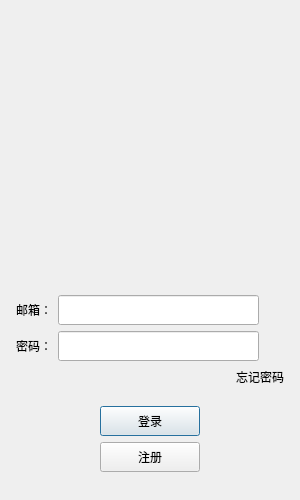
<?xml version="1.0" encoding="UTF-8"?>
<ui version="4.0">
 <class>LoginDialog</class>
 <widget class="QDialog" name="LoginDialog">
  <property name="geometry">
   <rect>
    <x>0</x>
    <y>0</y>
    <width>300</width>
    <height>500</height>
   </rect>
  </property>
  <property name="minimumSize">
   <size>
    <width>300</width>
    <height>500</height>
   </size>
  </property>
  <property name="maximumSize">
   <size>
    <width>300</width>
    <height>500</height>
   </size>
  </property>
  <property name="windowTitle">
   <string>Dialog</string>
  </property>
  <layout class="QVBoxLayout" name="verticalLayout_3">
   <item>
    <layout class="QVBoxLayout" name="verticalLayout_2">
     <property name="leftMargin">
      <number>5</number>
     </property>
     <property name="topMargin">
      <number>5</number>
     </property>
     <property name="rightMargin">
      <number>5</number>
     </property>
     <property name="bottomMargin">
      <number>5</number>
     </property>
     <item>
      <widget class="QLabel" name="err_tip">
       <property name="minimumSize">
        <size>
         <width>0</width>
         <height>25</height>
        </size>
       </property>
       <property name="maximumSize">
        <size>
         <width>16777215</width>
         <height>25</height>
        </size>
       </property>
       <property name="text">
        <string/>
       </property>
       <property name="alignment">
        <set>Qt::AlignCenter</set>
       </property>
      </widget>
     </item>
     <item>
      <widget class="QWidget" name="head_widget" native="true">
       <property name="minimumSize">
        <size>
         <width>200</width>
         <height>230</height>
        </size>
       </property>
       <layout class="QGridLayout" name="gridLayout">
        <item row="1" column="0">
         <widget class="QLabel" name="head_label">
          <property name="minimumSize">
           <size>
            <width>200</width>
            <height>200</height>
           </size>
          </property>
          <property name="maximumSize">
           <size>
            <width>200</width>
            <height>200</height>
           </size>
          </property>
          <property name="text">
           <string/>
          </property>
         </widget>
        </item>
       </layout>
      </widget>
     </item>
     <item>
      <spacer name="verticalSpacer_3">
       <property name="orientation">
        <enum>Qt::Vertical</enum>
       </property>
       <property name="sizeHint" stdset="0">
        <size>
         <width>20</width>
         <height>40</height>
        </size>
       </property>
      </spacer>
     </item>
     <item>
      <layout class="QHBoxLayout" name="horizontalLayout_2">
       <item>
        <widget class="QLabel" name="email_lb">
         <property name="minimumSize">
          <size>
           <width>0</width>
           <height>25</height>
          </size>
         </property>
         <property name="maximumSize">
          <size>
           <width>16777215</width>
           <height>25</height>
          </size>
         </property>
         <property name="text">
          <string>邮箱：</string>
         </property>
        </widget>
       </item>
       <item>
        <widget class="QLineEdit" name="email_edit">
         <property name="minimumSize">
          <size>
           <width>0</width>
           <height>30</height>
          </size>
         </property>
         <property name="maximumSize">
          <size>
           <width>16777215</width>
           <height>30</height>
          </size>
         </property>
        </widget>
       </item>
       <item>
        <spacer name="horizontalSpacer_6">
         <property name="orientation">
          <enum>Qt::Horizontal</enum>
         </property>
         <property name="sizeType">
          <enum>QSizePolicy::Fixed</enum>
         </property>
         <property name="sizeHint" stdset="0">
          <size>
           <width>25</width>
           <height>20</height>
          </size>
         </property>
        </spacer>
       </item>
      </layout>
     </item>
     <item>
      <layout class="QHBoxLayout" name="horizontalLayout_3">
       <item>
        <widget class="QLabel" name="pass_label">
         <property name="minimumSize">
          <size>
           <width>0</width>
           <height>25</height>
          </size>
         </property>
         <property name="maximumSize">
          <size>
           <width>16777215</width>
           <height>25</height>
          </size>
         </property>
         <property name="text">
          <string>密码：</string>
         </property>
        </widget>
       </item>
       <item>
        <widget class="QLineEdit" name="pass_edit">
         <property name="minimumSize">
          <size>
           <width>0</width>
           <height>30</height>
          </size>
         </property>
         <property name="maximumSize">
          <size>
           <width>16777215</width>
           <height>30</height>
          </size>
         </property>
        </widget>
       </item>
       <item>
        <spacer name="horizontalSpacer_7">
         <property name="orientation">
          <enum>Qt::Horizontal</enum>
         </property>
         <property name="sizeType">
          <enum>QSizePolicy::Fixed</enum>
         </property>
         <property name="sizeHint" stdset="0">
          <size>
           <width>25</width>
           <height>20</height>
          </size>
         </property>
        </spacer>
       </item>
      </layout>
     </item>
     <item>
      <layout class="QHBoxLayout" name="horizontalLayout_4">
       <item>
        <spacer name="horizontalSpacer">
         <property name="orientation">
          <enum>Qt::Horizontal</enum>
         </property>
         <property name="sizeHint" stdset="0">
          <size>
           <width>40</width>
           <height>20</height>
          </size>
         </property>
        </spacer>
       </item>
       <item>
        <widget class="ClickedLabel" name="forget_label">
         <property name="text">
          <string>忘记密码</string>
         </property>
        </widget>
       </item>
      </layout>
     </item>
     <item>
      <spacer name="verticalSpacer_2">
       <property name="orientation">
        <enum>Qt::Vertical</enum>
       </property>
       <property name="sizeHint" stdset="0">
        <size>
         <width>20</width>
         <height>40</height>
        </size>
       </property>
      </spacer>
     </item>
     <item>
      <layout class="QHBoxLayout" name="horizontalLayout_5">
       <item>
        <spacer name="horizontalSpacer_2">
         <property name="orientation">
          <enum>Qt::Horizontal</enum>
         </property>
         <property name="sizeHint" stdset="0">
          <size>
           <width>40</width>
           <height>20</height>
          </size>
         </property>
        </spacer>
       </item>
       <item>
        <widget class="QPushButton" name="login_btn">
         <property name="minimumSize">
          <size>
           <width>100</width>
           <height>30</height>
          </size>
         </property>
         <property name="text">
          <string>登录</string>
         </property>
        </widget>
       </item>
       <item>
        <spacer name="horizontalSpacer_3">
         <property name="orientation">
          <enum>Qt::Horizontal</enum>
         </property>
         <property name="sizeHint" stdset="0">
          <size>
           <width>40</width>
           <height>20</height>
          </size>
         </property>
        </spacer>
       </item>
      </layout>
     </item>
     <item>
      <layout class="QHBoxLayout" name="horizontalLayout_6">
       <item>
        <spacer name="horizontalSpacer_4">
         <property name="orientation">
          <enum>Qt::Horizontal</enum>
         </property>
         <property name="sizeHint" stdset="0">
          <size>
           <width>40</width>
           <height>20</height>
          </size>
         </property>
        </spacer>
       </item>
       <item>
        <widget class="QPushButton" name="reg_btn">
         <property name="minimumSize">
          <size>
           <width>100</width>
           <height>30</height>
          </size>
         </property>
         <property name="text">
          <string>注册</string>
         </property>
        </widget>
       </item>
       <item>
        <spacer name="horizontalSpacer_5">
         <property name="orientation">
          <enum>Qt::Horizontal</enum>
         </property>
         <property name="sizeHint" stdset="0">
          <size>
           <width>40</width>
           <height>20</height>
          </size>
         </property>
        </spacer>
       </item>
      </layout>
     </item>
     <item>
      <spacer name="verticalSpacer">
       <property name="orientation">
        <enum>Qt::Vertical</enum>
       </property>
       <property name="sizeHint" stdset="0">
        <size>
         <width>20</width>
         <height>40</height>
        </size>
       </property>
      </spacer>
     </item>
    </layout>
   </item>
  </layout>
 </widget>
 <customwidgets>
  <customwidget>
   <class>ClickedLabel</class>
   <extends>QLabel</extends>
   <header location="global">clickedlabel.h</header>
  </customwidget>
 </customwidgets>
 <resources/>
 <connections/>
</ui>
